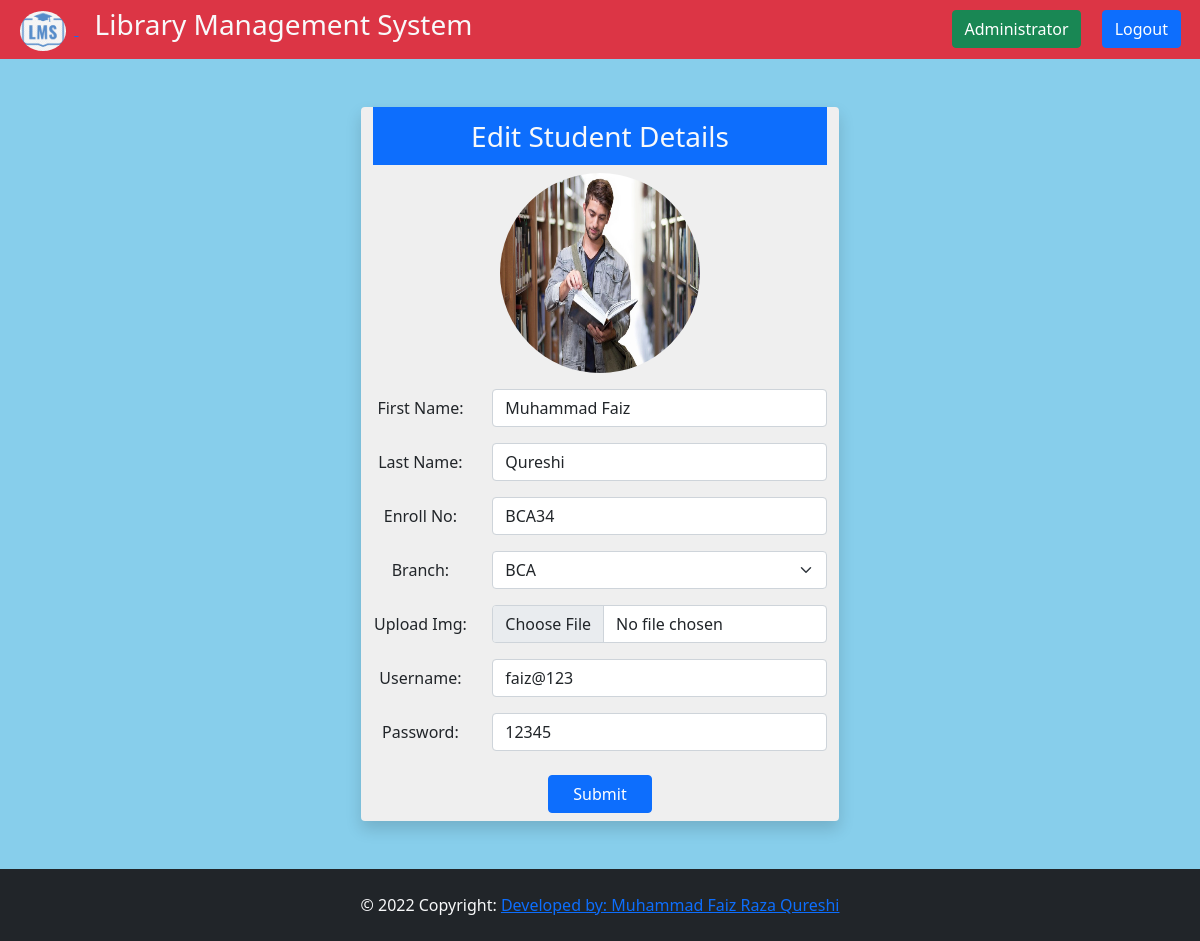
Screenshot of /editstudent/31 (signed in) with the database file from the repository.
### LibMangSys/models.py (models this page shows, shortened)
class StudentRegistration(models.Model):
    fname = models.CharField('first name',max_length=30)
    lname = models.CharField('last name',max_length=30)
    enrollno = models.CharField('enrollmentno',max_length=30)
    branch = models.CharField('branch',max_length=10)
    image = models.ImageField(upload_to='images')
    username = models.CharField('username',max_length=30)
    password = models.CharField('password',max_length=20)

### LibMangSys/views.py (the view, shortened to what this page needs)
# urls.py: path('editstudent/<int:id>',views.editstudent, name="edit-student"),
def editstudent(request,id):
    if request.session.has_key('is_logged'):
        edit = StudentRegistration.objects.get(id=id)
        return render(request,'LibMangSys/Library Management/editstud.html',{"Edata":edit})
    return redirect('index')

### LibMangSys/templates/LibMangSys/Library Management/editstud.html (shortened to what this page needs)
{% extends 'LibMangSys/Library Management/basic.html' %}
{% block 'adminbutton' %}
 {% include 'LibMangSys/Library Management/adminbutton.html' %}
{% endblock  %}
{% block body %}
<div class="container text-center my-5 rounded shadow" style="background-color: #efefef ; width:fit-content">
    <h3 class="modal-title bg-primary text-light py-2" id="admin-menu-1">Edit Student Details</h3>
    {% load static %}
    <img src="{% static 'LibMangSys/images/student3.jpg' %}" class="rounded-circle my-2" alt="" height="200px" width="200px">
    <form action="{% url 'edit-student' Edata.id %}" method="POST" enctype="multipart/form-data">
        <div class="mb-3 my-2 row">
            <label for="inputPassword" class="col-sm-3 col-form-label">First Name: </label>
            <div class="col-sm-9">
                <input type="text" value="{{ Edata.fname }}" name="firstname" class="form-control" id="inputPassword"
                    placeholder="Enter Your Firstname" required />
            </div>
        </div>
        <div class="mb-3 my-2 row">
            <label for="inputPassword" class="col-sm-3 col-form-label">Last Name: </label>
            <div class="col-sm-9">
                <input type="text" value="{{ Edata.lname }}" name="lastname" class="form-control" id="inputPassword"
                    placeholder="Enter Your Lastname" required />
            </div>
        </div>
        <div class="mb-3 my-2 row">
            <label for="inputPassword" class="col-sm-3 col-form-label">Enroll No: </label>
            <div class="col-sm-9">
                <input type="text"  value="{{ Edata.enrollno}}" name="EnrollNo" class="form-control" id="inputPassword"
                    placeholder="Enter Your EnrollNo" required />
            </div>
        </div>
        <div class="mb-3 my-2 row">
            <label for="inputPassword" class="col-sm-3 col-form-label">Branch: </label>
            <div class="col-sm-9">
                <select class="form-select" name="branch" aria-label="Default select example" required>
                    <option selected value="{{ Edata.branch }}">{{ Edata.branch }}</option>
                </select>
            </div>
        </div>
        <div class="mb-3 my-2 row">
            <label for="inputPassword" class="col-sm-3 col-form-label">Upload Img: </label>
            <div class="col-sm-9">
                <input type="file" value="{{ Edata.image.url }}" name="imgupload" class="form-control" id="inputPassword"/>
            </div>
        </div>
        <div class="mb-3 my-2 row">
            <label for="inputPassword" class="col-sm-3 col-form-label">Username: </label>
            <div class="col-sm-9">
                <input type="text" value="{{ Edata.username }}" name="username" class="form-control" id="inputPassword" placeholder="example@123"
                    required />
            </div>
        </div>
        <div class="mb-3 my-2 row">
            <label for="inputPassword" class="col-sm-3 col-form-label">Password: </label>
            <div class="col-sm-9">
                <input type="text" value="{{ Edata.password }}" name="password" class="form-control" id="inputPassword"
                    placeholder="make the pass unique" required/>
            </div>
        </div>
        <button type="submit" class="btn btn-primary px-4 my-2">Submit</button>
    </form>
</div>
{% endblock %}

### LibMangSys/static/LibMangSys/css/style.css (style rules this page uses)
* { margin: 0; padding: 0; box-sizing: border-box; }
body { background: skyblue; }

### rows the page displays
StudentRegistration: firstname "Muhammad Faiz", lastname "Qureshi", EnrollNo "BCA34", branch "BCA", username "faiz@123", password "12345"
